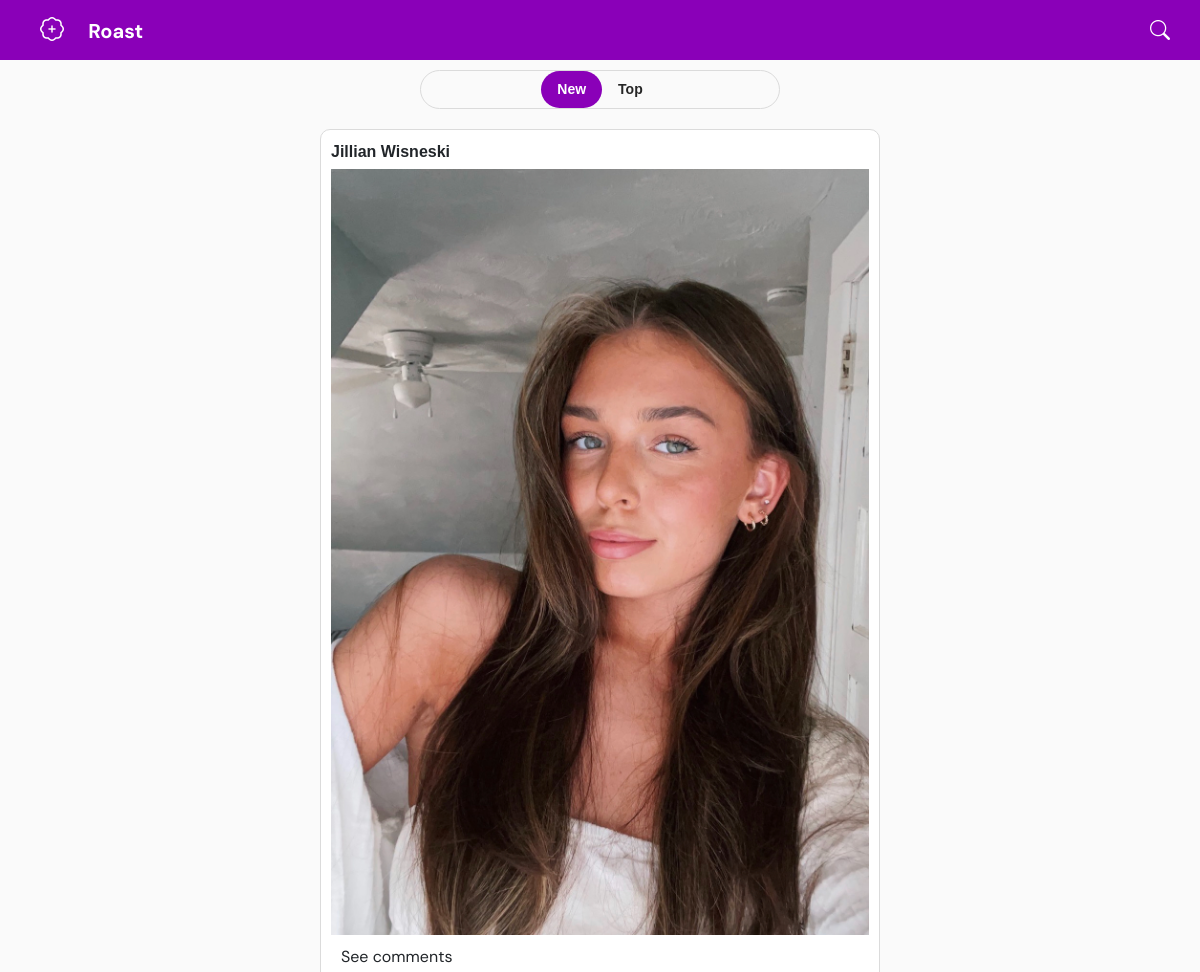
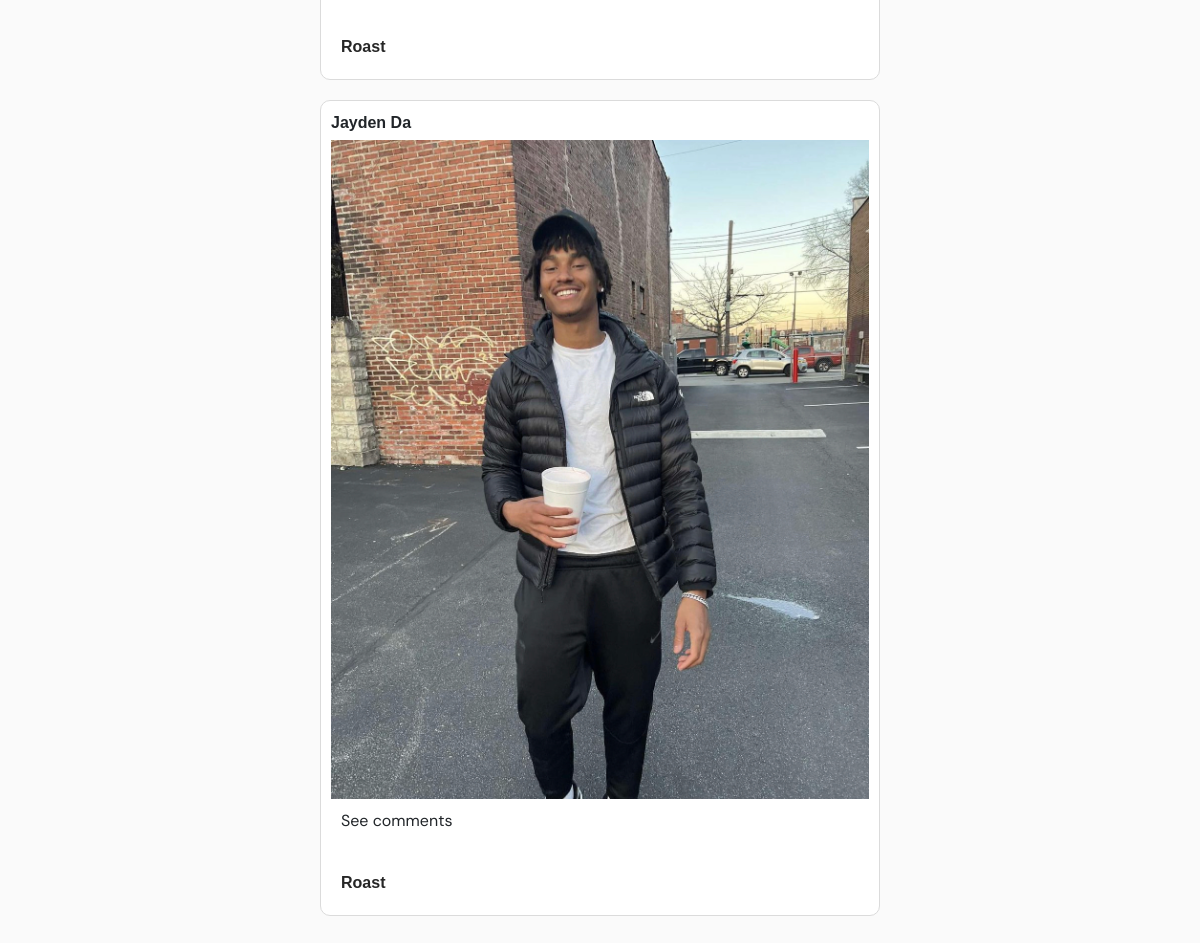
Before: / with the older database file (2 pictures, top to bottom).
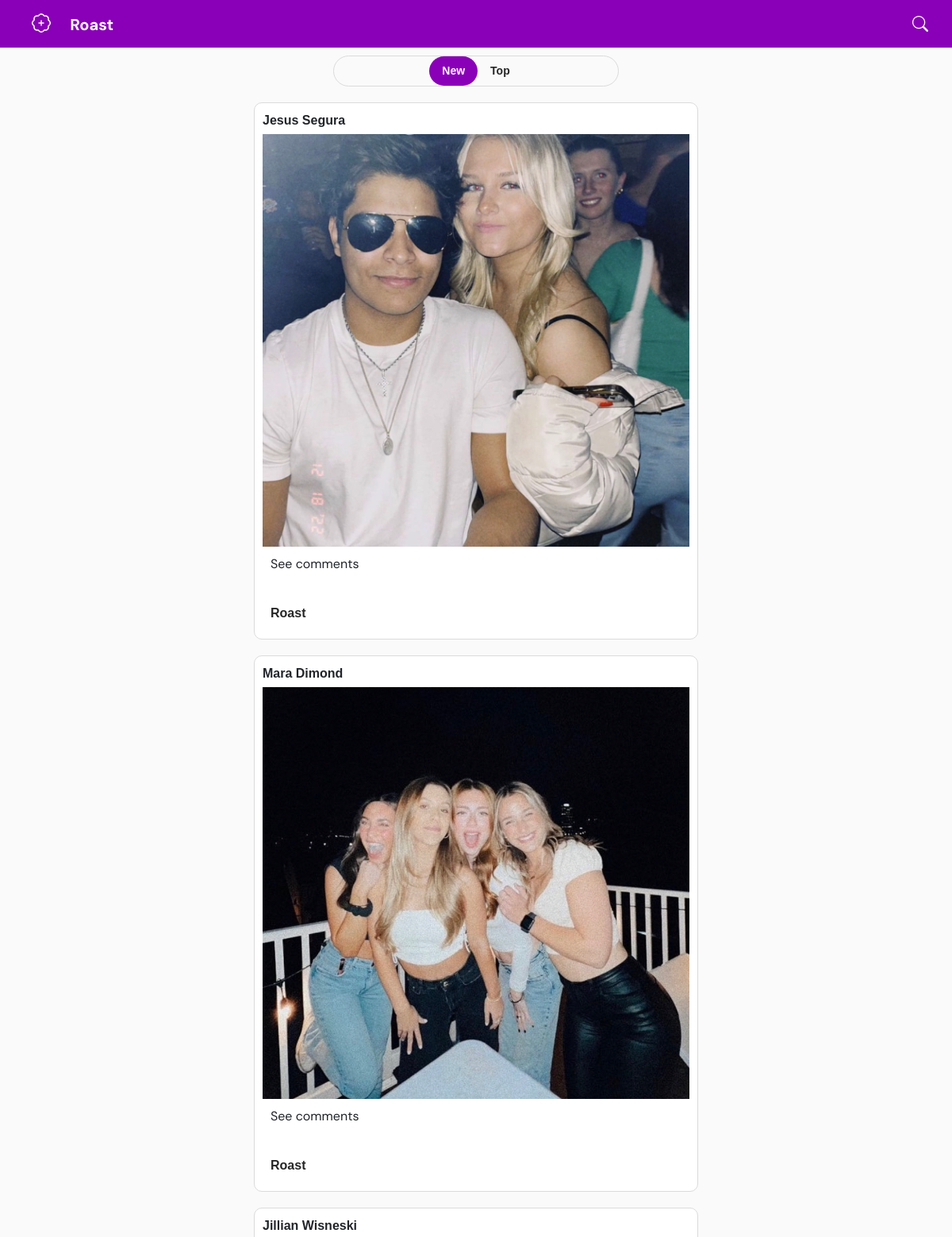
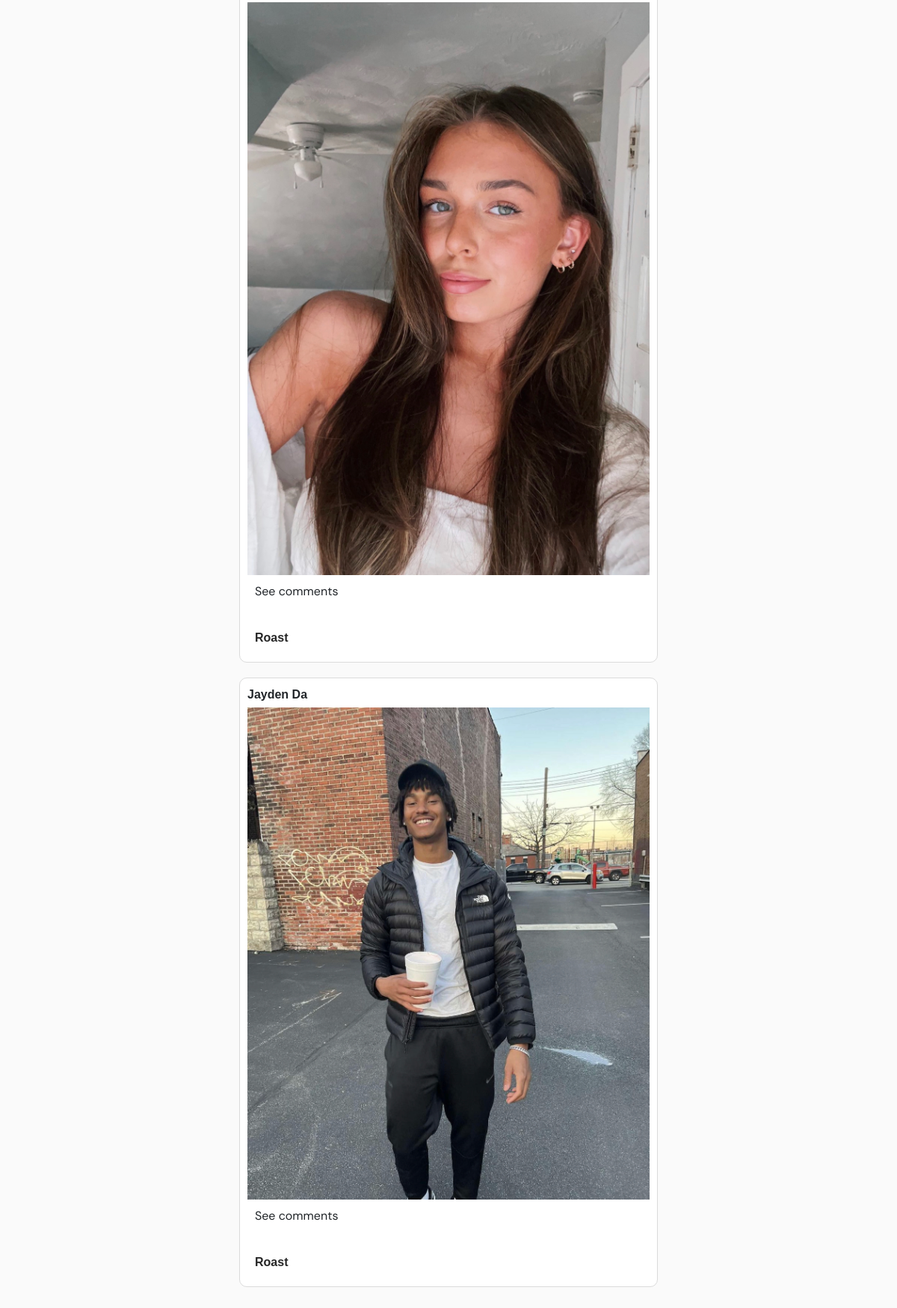
After: the same page with the newer database file (2 pictures, top to bottom).
### home/models.py (models this page shows, shortened)
class Post(models.Model):
    author = models.ForeignKey(User, on_delete=models.CASCADE)
    picture = models.ImageField(upload_to='static/posts/')
    caption = models.CharField(max_length=255)
    created_at = models.DateTimeField(auto_now_add=True)

### home/views.py (the view)
# urls.py: 2. Add a URL to urlpatterns:  path('', views.home, name='home')
def home(request):
    context = {}
    posts = Post.objects.all().order_by("-id")
    comments = Comment.objects.all().order_by('-id')
    context["posts"] = posts
    context['comments'] = comments
    if request.user.is_authenticated:
        user = request.user
        context["user"] = user
    return render(request, "home.html", context=context)

### home/templates/home.html (shortened to what this page needs)
{% extends 'base.html' %}
{% block content %}
    <div class="pill-container">
        {% if user.is_authenticated %}
            <a href="/" class="pill-link active">New</a>
            <a href="/top" class="pill-link">Top</a>
        {% else %}
            <a href="/register/" class="pill-link active">New</a>
            <a href="/register/" class="pill-link">Top</a>
        {% endif %}
    </div>
    <div class="container">
        {% if posts %}
            {% for post in posts %}
                <div class="post-container">
                    <div class="post-caption">{{ post.caption }}</div>
                    <img class="post-image" src="{{ post.picture.url }}" alt="Post Picture">
                    <div class="post-comments">
                        {% if user.is_authenticated %}
                            {% for comment in comments %}
                                {% if comment.post == post  %}
                                    <p>{{ comment.content }}</p>
                                {% endif %}
                            {% empty %}
                                <p>No comments yet.</p>
                            {% endfor %}
                         {% else %}
                            <p><a href="/register/">See comments</a></p>
                        {% endif %}
                    </div>
                    {% if user.is_authenticated %}
                    <div class="button-container">
                        <div class="add-roast"><p>Roast</p></div>
                        <button class="share-button" onclick="copyLink('{{ post.get_absolute_url }}/{{post.id}}')">Share</button>
                    </div>
                        <form class="comment-form" method="POST" action="{% url 'add_comment' post_id=post.id %}">
                            {% csrf_token %}
                            <textarea name="content" class="comment-input" placeholder="Add a comment..." required></textarea>
                        </form>
                    {% else %}
                        <div class="add-roast"><a href="/register/" >Roast</a></div>
                    {% endif %}
                </div>
            {% endfor %}
        {% else %}
            <p>No posts found.</p>
        {% endif %}
    </div>
{% endblock %}

### home/templates/base.html (shortened to what this page needs)
<!DOCTYPE html>
<html>
<head>
    <link href="https://cdn.jsdelivr.net/npm/bootstrap@5.3.0/dist/css/bootstrap.min.css" rel="stylesheet">
    <link rel="stylesheet" href="https://cdn.jsdelivr.net/npm/bootstrap-icons@1.10.5/font/bootstrap-icons.css">
</head>
<body>
    <div class="navbar">
        <div>
            {% if user.is_authenticated %}
                <a href="/create"><i class="bi bi-patch-plus plus-icon"></i></a>
            {% else %}
                <a href="/register/"><i class="bi bi-patch-plus plus-icon"></i></a>
            {% endif %}
            <a href="/" class="active">Roast</a>
        </div>
        <div class="search-wrapper">
            {% if user.is_authenticated %}
                <form method="GET" action="{% url 'search_post' %}">
                    <input type="text" name="search_query" placeholder="Burn someone..." class="search-input">
                    <input type="submit" value="Search" class="search-submit">
                </form>
                <i class="bi bi-search search-icon"></i>
            {% else %}
                <a href="/register/"><i class="bi bi-search search-icon"></i></a>
            {% endif %}
        </div>
    </div>
    {% block content %}{% endblock %}
</body>
</html>

### home/templates/home.html (style rules this page uses)
body { font-family: Arial, sans-serif; background-color: #fafafa; margin: 0; padding: 0; }
.container { max-width: 600px; margin: 0 auto; padding: 20px; }
.post-container { background-color: #ffffff; border: 1px solid #dbdbdb; margin-bottom: 20px; padding: 10px; border-radius: 10px; }
.post-caption { font-weight: bold; margin-bottom: 5px; }
.post-image { width: 100%; height: auto; }
.post-comments { padding: 10px; }
.add-roast { font-weight: bold; color: #262626; cursor: pointer; margin-top: 2px; padding: 10px; }
.pill-container { background-color: #fafafa; border: 1px solid #dbdbdb; border-radius: 20px; display: inline-block; margin-bottom: 20px; display: flex; justify-content: center; max-width: 30%; margin: 0 auto; }
.pill-link { font-size: 14px; font-weight: bold; text-decoration: none; padding: 8px 16px; color: #262626; background-color: transparent; border: none; outline: none; cursor: pointer; }
.pill-link.active { color: #ffffff; background-color: #8a00b8; border-radius: 20px; }

### home/templates/base.html (style rules this page uses)
.navbar { font-family: 'DM Sans', sans-serif; background-color: #8a00b8; overflow: hidden; position: fixed; top: 0; left: 0; width: 100%; height: 60px; display: flex; align-items: center; justify-content: space-between; padding: 0px 20px; margin-bottom: 20px; }
.navbar a { font-family: 'DM Sans', sans-serif; color: #ffffff; text-decoration: none; font-size: 16px; margin-left: 20px; }
.navbar a.active { font-weight: bold; font-size: 20px; }
.navbar .search-icon { font-size: 20px; color: #ffffff; cursor: pointer; margin-left: 10px; position: absolute; top: 50%; right: 10px; transform: translateY(-50%); }
.navbar .search-wrapper { position: relative; }
.navbar .search-icon { position: absolute; top: 50%; right: 10px; transform: translateY(-50%); }
.navbar .plus-icon { font-size: 24px; }
a { text-decoration: none; color: inherit; }
p { font-family: 'DM Sans', sans-serif; }

Changed rows visible on the page:
added Post: caption "Jesus Segura", picture (picture)
added Post: caption "Mara Dimond", picture (picture)
